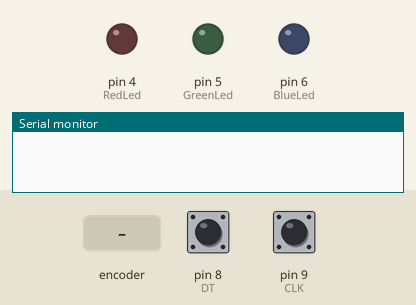
Bench run of a program on a simulated Arduino Nano, built with avr-gcc and run on an emulated ATmega328P. Shown: output pins drawn as LEDs (lit = HIGH), the last lines printed to the serial monitor. Inputs (shaded band) come from the test bench; at power-on: pin 8 (DT) HIGH, pin 9 (CLK) HIGH.

Above: at 1.2 s.
1.3 s: rotary encoder on pin 9 (CLK) / pin 8 (DT) turned 1 step (first pin leading)
At 2.5 s:
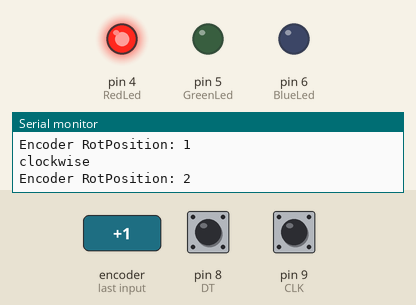
3.0 s: rotary encoder on pin 9 (CLK) / pin 8 (DT) turned 2 steps (second pin leading)
At 3.5 s:
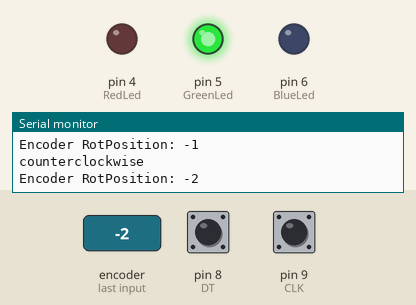
Timing chart, 0 to 6.0 s (numbered marks = the images above; inputs shaded):
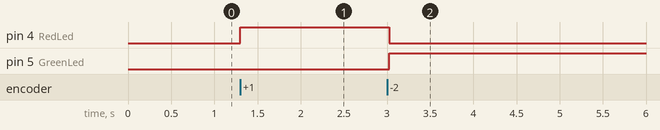

The program:

main.cpp
```cpp
#include "Arduino.h"

 /*
	This code was pulled directly from the following
	website:

	https://create.arduino.cc/projecthub/
	vandenbrande/arduino-rotary-encoder-
	simple-example-ky-040-b78752?ref=user&ref_id=57927&offset=17

	Author: Danny van den Brande, Arduinosensors.nl

 */

 /*

 This is a example on how to use the KY-040 Rotary encoder.
 Its very basic but if your new to arduino or could not find
 any code, then you have something to start with.
 because there is little documentation about the KY sensor kit.

 */

 int CLK = 9;  		// Pin 9 to clk on encoder
 int DT = 8;  		// Pin 8 to DT on encoder
 int RedLed = 4;	// You do not need to use the leds.
               		// you can take a look in the serial monitor if you dont have leds.
               		// there it will display values.
 int GreenLed = 5;
 int BlueLed = 6;
 int RotPosition = 0;
 int rotation;
 int value;

 bool LeftRight;

 void setup() {
   Serial.begin (9600);
   pinMode (CLK,INPUT);
   pinMode (DT,INPUT);
   pinMode (RedLed, OUTPUT);
   pinMode (GreenLed, OUTPUT);
   pinMode (BlueLed, OUTPUT);
   rotation = digitalRead(CLK);
 }


 void loop() {
   value = digitalRead(CLK);
     if (value != rotation){ // we use the DT pin to find out which way we turning.
     if (digitalRead(DT) != value) {  // Clockwise
       RotPosition ++;
       LeftRight = true;
     } else { //Counterclockwise
       LeftRight = false;
       RotPosition--;
     }
     if (LeftRight){ // turning right will turn on red led.
       Serial.println ("clockwise");
       digitalWrite (RedLed, HIGH);
       digitalWrite (GreenLed, LOW);
     }else{        // turning left will turn on green led.
       Serial.println("counterclockwise");
       digitalWrite (RedLed, LOW);
       digitalWrite (GreenLed, HIGH);
     }
     Serial.print("Encoder RotPosition: ");
     Serial.println(RotPosition);
     // this will print in the serial monitor.

   }
   rotation = value;
 } 
```

Measured:
- after the input at 1.3 s, pin 4 (RedLed): LOW → HIGH at once
- after the input at 3.0 s, pin 4 (RedLed): HIGH → LOW at once; pin 5 (GreenLed): LOW → HIGH at once
